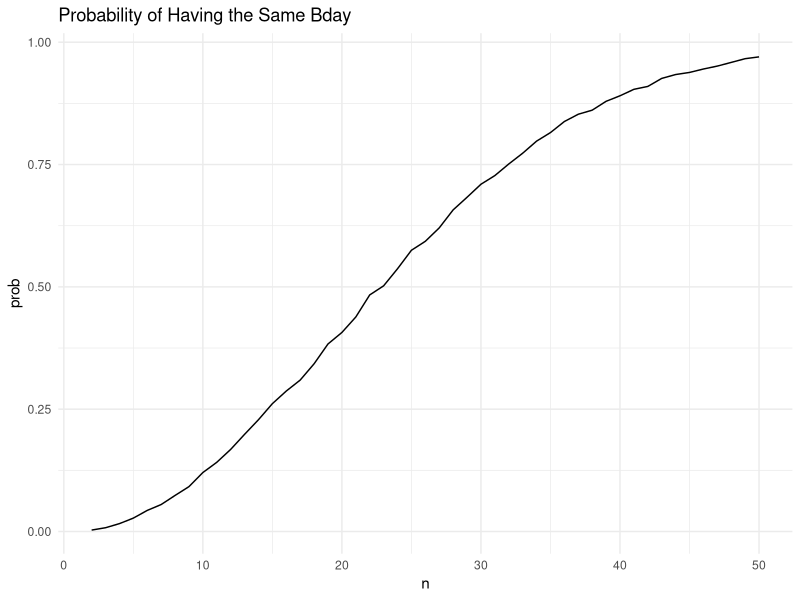

The R source for this figure:
## ---- chunk 1
library(tidyverse)

knitr::opts_chunk$set(
  comment = '', fig.width = 8, fig.height = 6, out.width = "90%"
)

theme_set(theme_minimal() + theme(legend.position = "bottom"))

options(
  ggplot2.continuous.colour = "viridis",
  ggplot2.continuous.fill = "viridis"
)

scale_colour_discrete = scale_colour_viridis_d
scale_fill_discrete = scale_fill_viridis_d
## ---- chunk 2
bday_sim = function(n) {
  
  bdays = sample(1:365, size = n, replace = TRUE)

  duplicate = length(unique(bdays)) < n
  
  return(duplicate)
  
}

bday_sim(50)
## ---- chunk 3
sim_res = 
  expand_grid(
    n = c(2:50),
    iter = 1:10000
  ) |>
  mutate(res = map_lgl(n, bday_sim)) |>
  group_by(n) |>
  summarize(prob = mean(res))
## ---- chunk 4
sim_res |>
  ggplot(aes(x = n, y = prob)) +
  geom_line() +
  labs(title = "Probability of Having the Same Bday")
